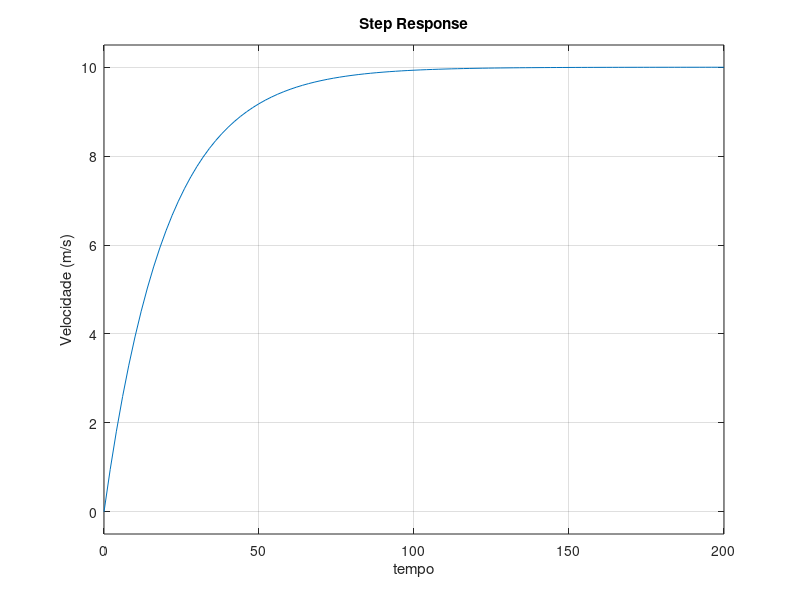

The MATLAB script that drew this image:
%% Simulação do Mov. Longitudinal do Carro (Aula 03) 
% Funções utilizadas (veja documentação): 
%  -> close: fechar figuras abertas
%  -> tf: função para criar funções de transferência
%  -> step: obter a resposta ao degrau de um sistema
%  -> figure: abrir (nova) figura
%  -> hold on, off: plotar, ou não, o gráfico sobre os anteriores
%  -> plot: traçar um gráfico 2D
%  -> xlabel: texto do eixo X (abscissa)
%  -> ylabel: texto do eixo Y (ordenada)
close all;
% Dados numéricos
m = 1000; % massa do carro [kg]
b = 50; % Coeficiente de atrito viscoso com o ar [Ns/m]
% Modelo longitudinal do carro
%  -> G(s) = V(s)/F(s) 
s = tf('s'); % variável de Laplace
Gs = 1/(m*s + b); % Função de transferência
figure,  step(500*Gs); % Resposta ao egrau de 500N (500*1(t))
xlabel('tempo'),ylabel('Velocidade (m/s)'),
